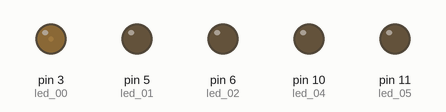
This sketch was run on a simulated Arduino Uno, built with avr-gcc and run on an emulated ATmega328P. On the bench: output pins drawn as LEDs (lit = HIGH).

Above: at 0.05 s.
At 0.9 s:
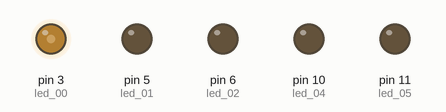
At 1.9 s:
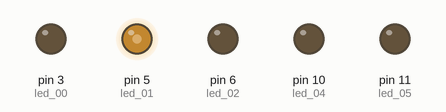
At 4.2 s:
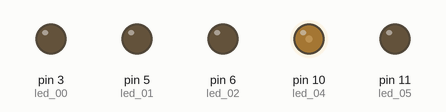
At 6.2 s:
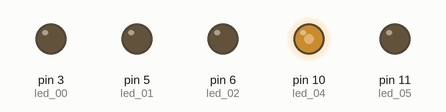
At 8.5 s:
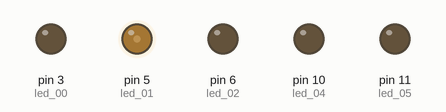
Timing chart, 0 to 11.2 s (numbered marks = the images above):
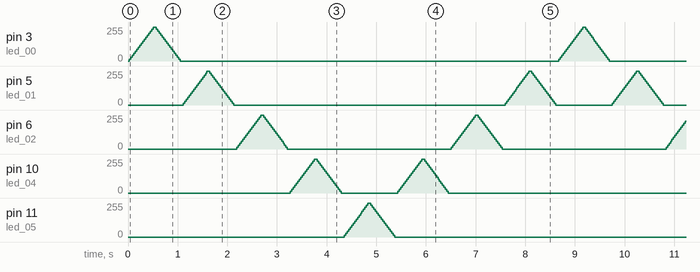

Measured:
- by itself, pin 5 (led_01), pin 10 (led_04): moves between 0/255 and 255/255, repeating every 8.6 s

The sketch:

Ch02a0_9LED_fade_PWMfunction.ino
```cpp
/*  Fade = ~3, ~5, ~6, ~9, ~10 ~11.  */

int led_00 = 3;
int led_01 = 5;
int led_02 = 6;
int led_03 = 9;   // buzzer fixed
int led_04 = 10;
int led_05 = 11;

int bott = 7;
int buzz_00 = 9;

int delayBuzz = 1;

float endStayRate = 4.0;
bool flag = false;

int delayFade = 30;     // stay each steps of fade
int brightness = 0;     // how bright the LED is -- will grow upto 255
int fadeAmount = 15;     // how many points to fade the LED by

void setup() {
  pinMode(led_00, OUTPUT);
  pinMode(led_01, OUTPUT);
  pinMode(led_02, OUTPUT);
  //  pinMode(led_03, OUTPUT);    --- buzzer fixed
  pinMode(led_04, OUTPUT);
  pinMode(led_05, OUTPUT);

  pinMode(bott, INPUT_PULLUP);
  attachInterrupt(digitalPinToInterrupt(bott), speedUp, FALLING);
}

void fadeInNOut(int port, int delayTime)  {
  for (int i = 0; i <= 255; i += fadeAmount)  {
    brightness = i;
    analogWrite(port, brightness);
    delay(delayTime);
  }

  for (int i = 255; i >= 0; i -= fadeAmount)  {
    brightness = i;
    analogWrite(port, brightness);
    delay(delayTime);
  }
}

void loop() {
  for (int i = led_00; i <= led_05; i += 1) {
    if (i == 3 or i == 5 or i == 6 or i == 10 or i == 11) {
      fadeInNOut(i, delayFade);
    }
  }

  for (int i = led_04; i >= led_01; i -= 1) {
    if (i == 3 or i == 5 or i == 6 or i == 10 or i == 11) {
      fadeInNOut(i, delayFade);
    }
  }
}

void speedUp()  {
  if ( delayFade > 2 ) {
    delayFade -= 1;
    digitalWrite(buzz_00, HIGH); delay(delayBuzz * endStayRate);
    digitalWrite(buzz_00, LOW);
  }
}


/*
  analogWrite(led_00, brightness);
  brightness = brightness + fadeAmount;

  if (brightness <= 0 || brightness >= 255) {
    fadeAmount = -fadeAmount;
  }
  delay(30);
*/
```
